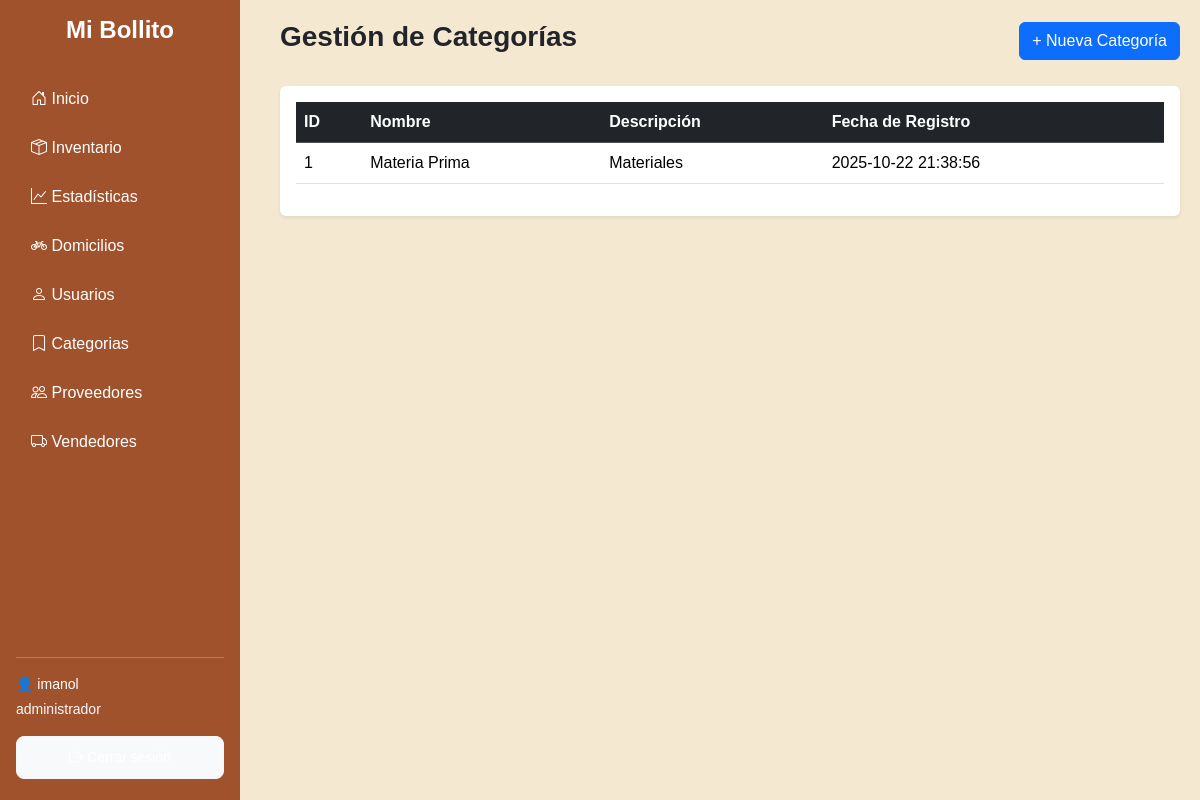
/categorias.php (signed in), run on an earlier commit of the app's database.
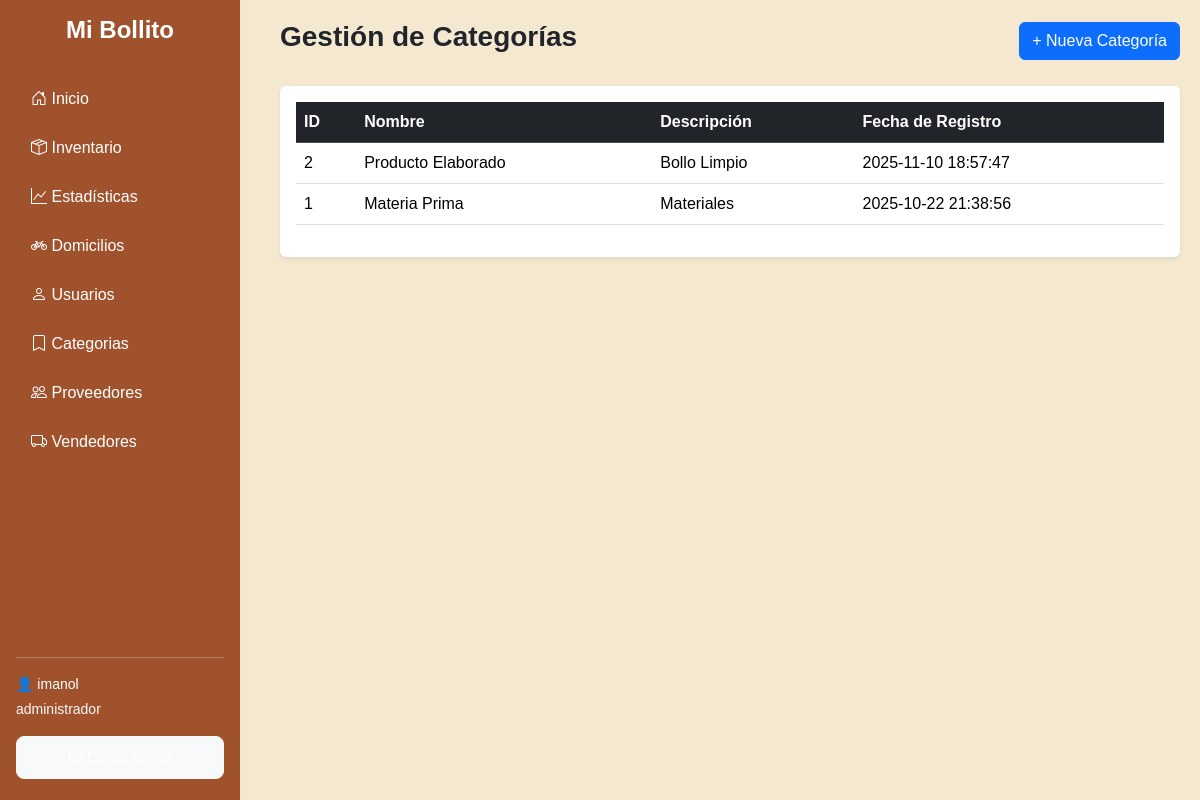
And on a later commit of the database.
### tables this page shows
CREATE TABLE `categorias` (
  `id_categoria` int(11) NOT NULL,
  `nombre` varchar(100) NOT NULL,
  `descripcion` text DEFAULT NULL,
  `fecha_registro` timestamp NOT NULL DEFAULT current_timestamp()
);

### categorias.php (the view, shortened to what this page needs)
<?php
include("includes/header.php");
include("conexion.php");
$categorias = $conn->query("SELECT * FROM categorias ORDER BY id_categoria DESC");
?>
<div class="main-content">
    <div class="d-flex justify-content-between align-items-center mb-4">
        <h3 class="fw-bold">Gestión de Categorías</h3>
        <button class="btn btn-primary" data-bs-toggle="modal" data-bs-target="#modalCategoria">
            + Nueva Categoría
        </button>
    </div>
    <div class="card shadow-sm border-0">
        <div class="card-body">
            <table class="table table-hover align-middle">
                <thead class="table-dark">
                    <tr>
                        <th>ID</th>
                        <th>Nombre</th>
                        <th>Descripción</th>
                        <th>Fecha de Registro</th>
                    </tr>
                </thead>
                <tbody>
                <?php while ($row = $categorias->fetch_assoc()): ?>
                    <tr>
                        <td><?= $row['id_categoria'] ?></td>
                        <td><?= htmlspecialchars($row['nombre']) ?></td>
                        <td><?= htmlspecialchars($row['descripcion']) ?></td>
                        <td><?= $row['fecha_registro'] ?></td>
                    </tr>
                <?php endwhile; ?>
                </tbody>
            </table>
        </div>
    </div>
</div>
<?php include("includes/footer.php"); ?>

### includes/header.php (shortened to what this page needs)
<!DOCTYPE html>
<html lang="es">
<head>
  <link href="https://cdn.jsdelivr.net/npm/bootstrap@5.3.3/dist/css/bootstrap.min.css" rel="stylesheet">
  <link href="https://cdn.jsdelivr.net/npm/bootstrap-icons@1.11.3/font/bootstrap-icons.css" rel="stylesheet">
</head>
<body>
<div class="sidebar">
  <h4>Mi Bollito</h4>
  <a href="panel.php"><i class="bi bi-house-door"></i> Inicio</a>
  <a href="inventario.php"><i class="bi bi-box-seam"></i> Inventario</a>
  <a href="estadisticas.php"><i class="bi bi-graph-up"></i> Estadísticas</a>
  <a href="domicilios.php"><i class="bi bi-bicycle"></i> Domicilios</a>
  <?php if ($_SESSION['rol'] === 'administrador'): ?>
    <a href="usuarios.php"><i class="bi bi-person"></i> Usuarios</a>
    <a href="categorias.php"><i class="bi bi-bookmark"></i> Categorias</a>
    <a href="proveedores.php"><i class="bi bi-people"></i> Proveedores</a>
    <a href="vendedores.php"><i class="bi bi-truck"></i> Vendedores</a>
  <?php endif; ?>
  <div class="mt-auto">
    <hr class="text-light">
    <p class="small mb-1">👤 <?= htmlspecialchars($_SESSION['nombre']) ?></p>
    <p class="small text-light"><?= $_SESSION['rol'] ?></p>
    <a href="logout.php" class="btn btn-light btn-sm w-100 mt-2">
      <i class="bi bi-box-arrow-right"></i> Cerrar sesión
    </a>
  </div>
</div>
<div class="content">

### includes/footer.php (shortened to what this page needs)
</div>
</body>
</html>

### includes/header.php (style rules this page uses)
body { background-color: #f4e8d1; font-family: Arial, sans-serif; margin: 0; display: flex; }
.sidebar { width: 240px; background-color: #a0522d; height: 100vh; color: #fff; position: fixed; top: 0; left: 0; padding: 1rem; display: flex; flex-direction: column; }
.sidebar h4 { font-weight: bold; margin-bottom: 2rem; text-align: center; }
.sidebar a { color: #fff; text-decoration: none; display: block; padding: 10px 15px; border-radius: 8px; margin-bottom: 5px; transition: background 0.2s; }

What changed in the data, as far as the page shows it:
added categorias: id_categoria "2", nombre "Producto Elaborado", descripcion "Bollo Limpio", fecha_registro "2025-11-10 18:57:47"
